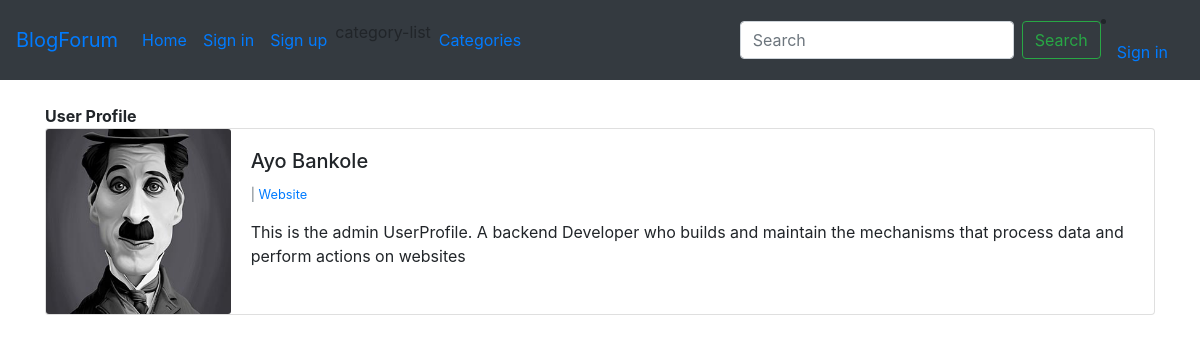
/members/1/profile/, run on the app's committed database.
### theblog/models.py (models this page shows, shortened)
class Profile(models.Model):
	user = models.OneToOneField(User, null=True, on_delete=models.CASCADE)
	bio = models.TextField()
	profile_pic = models.ImageField(null=True, blank=True, upload_to="images/profile")
	website_url = models.CharField(max_length=255, null=True, blank=True)
	facebook_url = models.CharField(max_length=255, null=True, blank=True)
	twitter_url = models.CharField(max_length=255, null=True, blank=True)
	instagram_url = models.CharField(max_length=255, null=True, blank=True)
	linkedIn_url = models.CharField(max_length=255, null=True, blank=True)

### members/views.py (the view)
# urls.py: path('<int:pk>/profile/', ShowProfilePageView.as_view(), name='show_profile_page'),
class ShowProfilePageView(DetailView):
	model = Profile
	template_name = 'registration/user_profile.html'
	def get_context_data(self, *args, **kwargs):
		user = Profile.objects.all()
		context = super(ShowProfilePageView, self).get_context_data(*args, **kwargs)
		page_user = get_object_or_404(Profile, id=self.kwargs['pk'])
		context["page_user"] = page_user
		return context

### members/templates/registration/user_profile.html (shortened to what this page needs)
{% extends 'base.html' %}
{% load static %}
{% block content %}
<h1><strong>User Profile</strong></h1>
	<div class="card mb-3">
	  <div class="row no-gutters">
	    <div class="col-md-2">
		{% if page_user.profile_pic %}
		      <img src="{{ page_user.profile_pic.url }}" class="card-img">
		{% else %}
			<img src="{% static 'theblog/images/default-user-icon-8.jpg' %}" class="card-img">
		{% endif %}
		</div>
		 <div class="col-md-10">
		    <div class="card-body">
		       <h5 class="card-title">{{ page_user.user.first_name }}
					{{ page_user.user.last_name }}</h5>
			<p class="small text-muted">
				{% if  page_user.website_url %}
					| <a href="{{ page_user.websit_url }}">Website<a/>
				{% endif %}
			</p>
	        <p class="card-text">{{ page_user.bio }}</p>
	      	</div>
	      </div>
	  </div>
	</div>
{% endblock %}

### data on the page
Profile: profile_pic (picture), user.first_name "Ayo", user.last_name "Bankole", bio "This is the admin UserProfile. A backend Developer who builds and maintain the mechanisms that process data and perform actions on websites"
